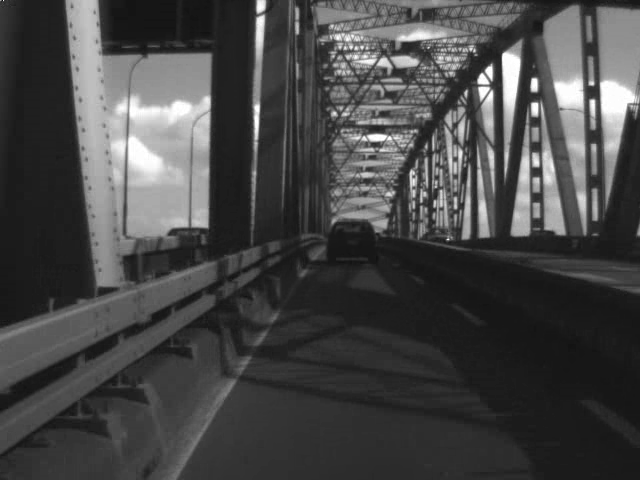
#> input picture frame 39 of 3.  Video histogram and brightness control/barriers.avi, 640 x 480 px
$ python main.py
#> lines starting #> are read from the running program, lines starting #| are printed output that depends on the picture; after the words box and inside, x2 and y2 are one past the last pixel; in counts of white or black regions, pixels touching at a corner belong together
import numpy as np
import matplotlib.pyplot as plt
import cv2
def empty():
    pass
cv2.namedWindow("TrackBars")
cv2.resizeWindow("TrackBars",640,80)
cv2.createTrackbar("Brightness","TrackBars",0,155,empty)
#> slider 'Brightness' is set to 51
cv2.createTrackbar("Contrast","TrackBars",0,100,empty)
#> slider 'Contrast' is set to 33

def main():
    cap1 = cv2.VideoCapture('barriers.avi')
    cap2 = cv2.VideoCapture('barriers.avi')
    fig, (ax1,ax2) = plt.subplots(1, 2, figsize=(8, 4), sharey=True)
    while cap1.isOpened() or cap2.isOpened():
        brightness = cv2.getTrackbarPos("Brightness","TrackBars")
        contrast = cv2.getTrackbarPos("Contrast","TrackBars")
        ret1  , frame1 = cap1.read()
#> frame1 is the input picture: shape (480, 640, 3); min 2, max 255, mean 70.7
        ret2 , frame2 = cap2.read()

        if ret1:
            hest1 = cv2.calcHist([frame1],[0],None,[256],[0,256])
#> hest1 = 256 values, max 16104 at index 27, min 0 at index 0, mean 1200
            ax1.plot(hest1)
            frame1 = cv2.convertScaleAbs(frame1, alpha=contrast, beta=brightness)
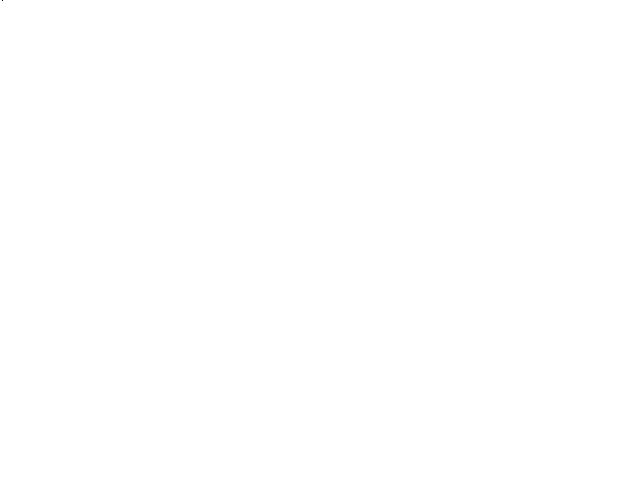
#> frame1: shape (480, 640, 3); values 117 (black) and 255 (white), 100% white; black in thin lines or dots, all inside (x1, y1, x2, y2) = (2, 0, 3, 1)
            cv2.imshow('Video1' , frame1)

        if ret2:
            hest2 = cv2.calcHist([frame2],[0],None,[256],[0,256])
#> hest2 has the same summary as hest1
            ax2.plot(hest2)
            frame2 = cv2.convertScaleAbs(frame2, alpha=contrast, beta=brightness)
            cv2.imshow('Video2' , frame2)
        ## To Rerun Video From Start
        if not ret1 or not ret2:
            cap1 = cv2.VideoCapture('barriers.avi')
            cap2 = cv2.VideoCapture('barriers.avi')
            ret1  , frame1 = cap1.read()
            ret2 , frame2 = cap2.read()

            if ret1:
                hest1 = cv2.calcHist([frame1],[0],None,[256],[0,256])
                ax1.plot(hest1)
                frame1 = cv2.convertScaleAbs(frame1, alpha=contrast, beta=brightness)
                cv2.imshow('Video1' , frame1)

            if ret2:
                hest2 = cv2.calcHist([frame2],[0],None,[256],[0,256])
                ax2.plot(hest2)
                frame2 = cv2.convertScaleAbs(frame2, alpha=contrast, beta=brightness)
                cv2.imshow('Video2' , frame2)
        if cv2.waitKey(1) & 0xFF == ord('q'):
#> (key q is pressed here)
            break
        cv2.waitKey(1)
    cap1.release()
    cap2.release()
main()
plt.show()
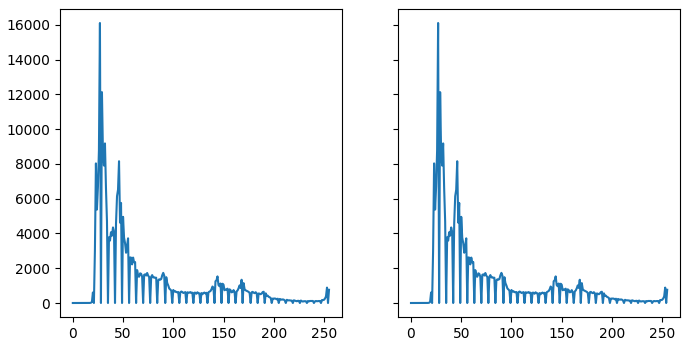
#> figure drawn by matplotlib, 2 panels; panel 1: curve peaks at x = 27, y = 16104
cv2.destroyAllWindows()

$ run again, starting later in the video
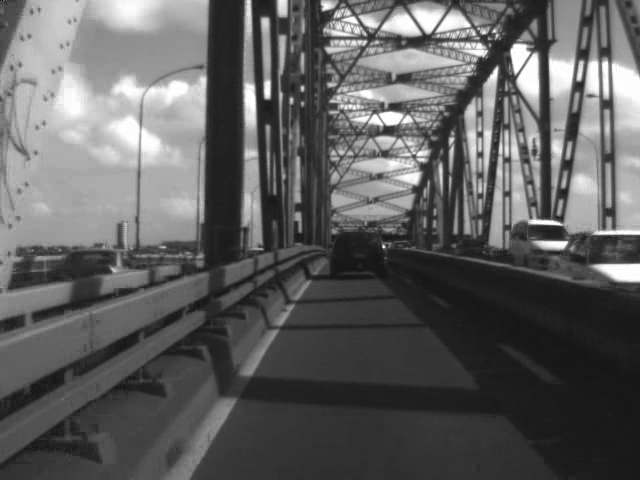
#> input picture frame 179 of 3.  Video histogram and brightness control/barriers.avi, 640 x 480 px
#> in main, frame1 is the input picture: shape (480, 640, 3); min 13, max 255, mean 94.9
#> hest1 = 256 values, max 8454 at index 27, min 0 at index 0, mean 1200
#> frame1: shape (480, 640, 3); every value is 255
#> hest2 has the same summary as hest1
#> `plt.show()`:
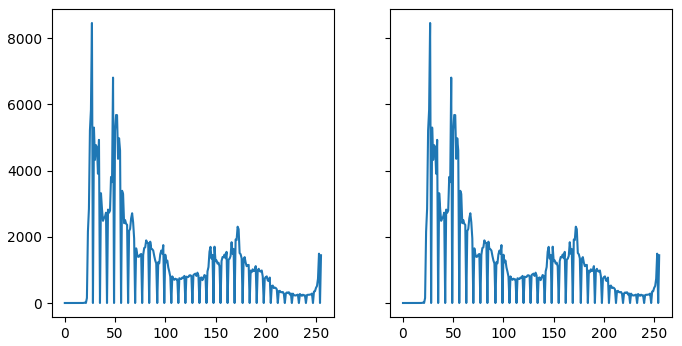
#> figure drawn by matplotlib, 2 panels; panel 1: curve peaks at x = 27, y = 8454

$ run again, starting later in the video
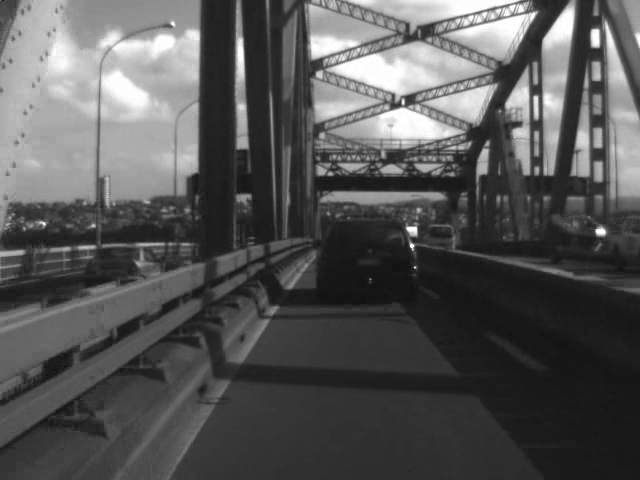
#> input picture frame 319 of 3.  Video histogram and brightness control/barriers.avi, 640 x 480 px
#> in main, frame1 is the input picture: shape (480, 640, 3); min 16, max 255, mean 85.8
#> hest1 = 256 values, max 8422 at index 27, min 0 at index 0, mean 1200
#> frame1: shape (480, 640, 3); every value is 255
#> hest2 has the same summary as hest1
#> `plt.show()`:
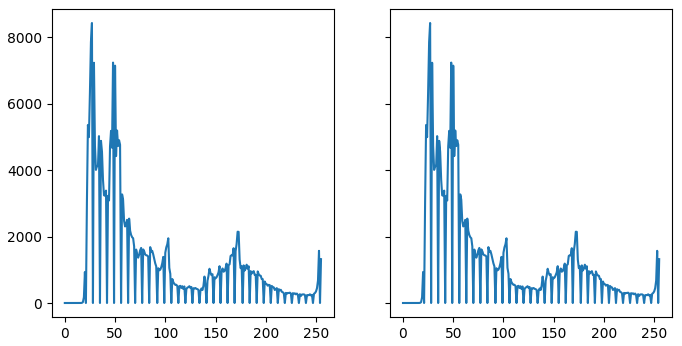
#> figure drawn by matplotlib, 2 panels; panel 1: curve peaks at x = 27, y = 8422
